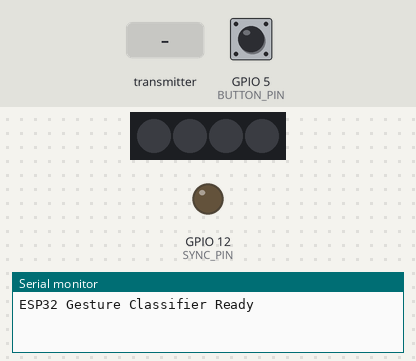
Recording of a sketch running on a simulated ESP32. Parts: 4 RGB LEDs in strip order, left to right, output pins drawn as LEDs (lit = HIGH), the last lines printed to the serial monitor. The inputs (shaded band) are chosen by the test bench; at power-on: GPIO 5 (BUTTON_PIN) LOW. Dim RGB values are drawn brighter than linear.

Above: at 1.2 s.
1.3 s: the transmitter starts sending band1 = 25
At 2.2 s:
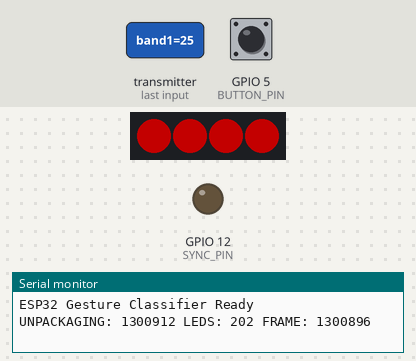
2.8 s: the transmitter starts sending band2 = 50
At 3.3 s:
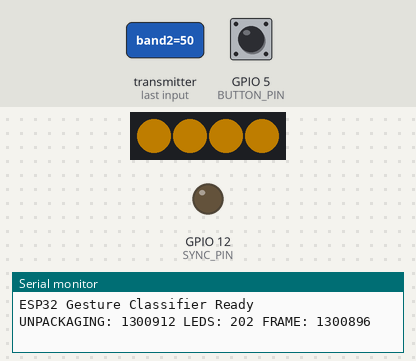
4.3 s: the transmitter starts sending band3 = 100
At 5.7 s:
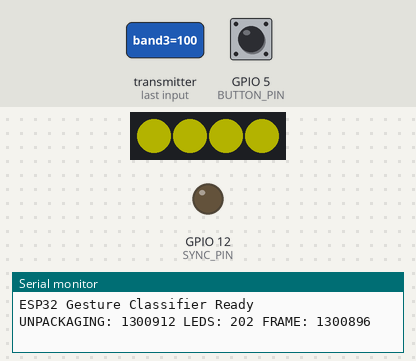
7.4 s: the transmitter starts sending band3 = 0
At 8.0 s:
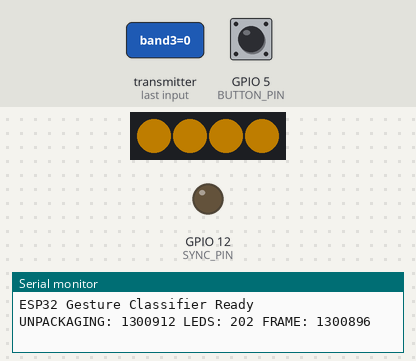
8.9 s: the transmitter starts sending band4 = 100
At 9.2 s:
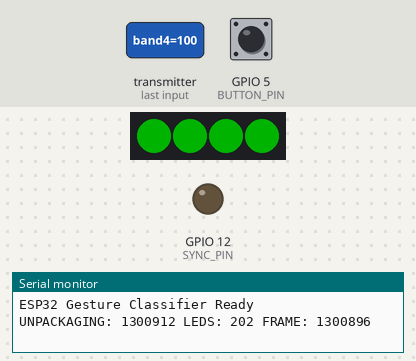
Timing chart, 0 to 11.4 s (numbered marks = the images above; inputs shaded):
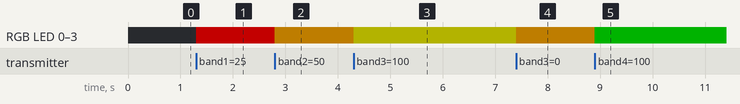

Measured:
- after the input at 1.3 s, RGB LED 0–3: off → RGB(91, 0, 0) at once
- after the input at 2.8 s, RGB LED 0–3: RGB(91, 0, 0) → RGB(81, 53, 0) at once
- after the input at 4.3 s, RGB LED 0–3: RGB(81, 53, 0) → RGB(61, 61, 0) at once
- after the input at 7.4 s, RGB LED 0–3: RGB(61, 61, 0) → RGB(81, 53, 0) at once
- after the input at 8.9 s, RGB LED 0–3: RGB(81, 53, 0) → RGB(0, 61, 0) at once

The sketch:

live_gesture_recognition_v2.ino
```cpp
/* ================= INCLUDES ================= */
#include <Arduino_LSM6DSOX.h>
#include <WiFi.h>
#include <esp_now.h>
#include <Adafruit_NeoPixel.h>
#include "templates/templates_index.h"

/* ================= CONFIG ================= */
#define BUTTON_PIN 5
#define LED_PIN 11
#define SYNC_PIN 12
#define N_SAMPLES 64 * 2
#define AXES 6
#define SAMPLE_DELAY_MS (1000 / N_SAMPLES)

#define DTW_INF 1e30f
#define SIM_THRESHOLD 0.35f

#define LED_COUNT 4

/* ================= STRUCTS ================= */
typedef struct struct_message {
  char gesture[32];
  // unsigned long sendMillis;
  // unsigned long syncMillis;
} struct_message;

typedef struct struct_message_in {
  float band1, band2, band3, band4, band5, band6;
} struct_message_in;

struct GestureTemplate {
  const char* name;
  const float (*data)[AXES];
};

/* ================= GLOBALS ================= */
float live[N_SAMPLES][AXES];
int sampleCount = 0;

uint8_t broadcastAddress[] = {0xB8, 0xF8, 0x62, 0xD5, 0xCD, 0x24};

struct_message myData;
struct_message_in inBands;
esp_now_peer_info_t peerInfo;

GestureTemplate gestures[NUM_GESTURES];
Adafruit_NeoPixel pixels(LED_COUNT, LED_PIN, NEO_GRB + NEO_KHZ800);

unsigned long startOfUnpackaging, startOfLED, ledsOn, frame1, frame2;
bool ifKickOn = false;
bool ifKickOff = true;

/* ================= FORWARD DECLARATIONS ================= */
void OnDataSent(const wifi_tx_info_t *info, esp_now_send_status_t status);
void OnDataRecv(const esp_now_recv_info *info, const uint8_t *incomingData, int len);


void InitWiFi();
void setupTemplates();
void CollectIMU();
void classifyGesture();

float cosineDTW(const float tmpl[N_SAMPLES][AXES]);
static inline float cosineDistance(const float a[AXES], const float b[AXES]);

/* ================= WIFI ================= */
void InitWiFi(){
  WiFi.mode(WIFI_STA);

  if (esp_now_init() != ESP_OK) {
    Serial.println("Error initializing ESP-NOW");
    return;
  }

  esp_now_register_send_cb(OnDataSent);
  esp_now_register_recv_cb(OnDataRecv);

  memcpy(peerInfo.peer_addr, broadcastAddress, 6);
  peerInfo.channel = 1;
  peerInfo.encrypt = false;

  if (esp_now_add_peer(&peerInfo) != ESP_OK){
    Serial.println("Failed to add peer");
    return;
  }
}

void OnDataSent(const wifi_tx_info_t *info, esp_now_send_status_t status) {
  Serial.print("\r\nLast Packet Send Status:\t");
  Serial.println(status == ESP_NOW_SEND_SUCCESS ? "Delivery Success" : "Delivery Fail");
}

void OnDataRecv(const esp_now_recv_info *info, const uint8_t *incomingData, int len) {
  memcpy(&inBands, incomingData, sizeof(inBands));
  // startOfUnpackaging = micros();

  memcpy(&inBands, incomingData, sizeof(inBands));

  // Serial.print(inBands.band1); Serial.print(", ");
  // Serial.print(inBands.band2); Serial.print(", ");
  // Serial.print(inBands.band3); Serial.print(", ");
  // Serial.print(inBands.band4); Serial.print(", ");
  // Serial.print(inBands.band5); Serial.print(", ");
  // Serial.print(inBands.band6); Serial.println("; ");

  if(inBands.band1 > 0 && ifKickOff == true)
  {
    ifKickOn = true;
    ifKickOff = false;
    frame2 = micros() - frame1;
  }
  frame1 = micros();

  if(inBands.band1 == 0)
  {
    ifKickOff = true;
  }

  startOfLED = micros();

  //band1 is the greatest: make it red
  if((inBands.band1 > inBands.band2) && (inBands.band1 > inBands.band3)
     && (inBands.band1 > inBands.band4) && (inBands.band1 > inBands.band5)
     && (inBands.band1 > inBands.band6)) {
      pixels.fill(pixels.Color(255 * inBands.band1, 0, 0), 0, 4);
    }
  //band2 is the greatest: make it arenge
  else if((inBands.band2 > inBands.band1) && (inBands.band2 > inBands.band3)
     && (inBands.band2 > inBands.band4) && (inBands.band2 > inBands.band5)
     && (inBands.band2 > inBands.band6)) {
      pixels.fill(pixels.Color(255 * inBands.band2, 100 * inBands.band2, 0), 0, 4);
    }
  //band 3 is the greatest: make it yellow
  else if((inBands.band3 > inBands.band1) && (inBands.band3 > inBands.band2)
     && (inBands.band3 > inBands.band4) && (inBands.band3 > inBands.band5)
     && (inBands.band3 > inBands.band6)) {
      pixels.fill(pixels.Color(255 * inBands.band3, 255 * inBands.band3, 0), 0, 4);
    }
  //band 4 is the greatest: make it green
  else if((inBands.band4 > inBands.band1) && (inBands.band4 > inBands.band2)
     && (inBands.band4 > inBands.band3) && (inBands.band4 > inBands.band5)
     && (inBands.band4 > inBands.band6)) {
      pixels.fill(pixels.Color(0, 255 * inBands.band4, 0), 0, 4);
    }

  //band 5 is the greatest: make it blue
  else if((inBands.band5 > inBands.band1) && (inBands.band5 > inBands.band2)
     && (inBands.band5 > inBands.band3) && (inBands.band5 > inBands.band4)
     && (inBands.band5 > inBands.band6)) {
      pixels.fill(pixels.Color(0, 0, 255 * inBands.band5), 0, 4);
    }

  //band 6 is the greatest: make it violet
  else if((inBands.band6 > inBands.band1) && (inBands.band6 > inBands.band2)
     && (inBands.band6 > inBands.band3) && (inBands.band6 > inBands.band4)
     && (inBands.band6 > inBands.band5)) {
      pixels.fill(pixels.Color(255 * inBands.band6, 0, 255 * inBands.band6), 0, 4);
    }
  pixels.setBrightness(100);
  pixels.show();

  ledsOn = micros();

  if(ifKickOn == true)
  {

    Serial.println((String) "UNPACKAGING: " +(startOfLED - startOfUnpackaging)+
                            " LEDS: " +(ledsOn - startOfLED)+
                            " FRAME: " +frame2);
    ifKickOn = false;
  }
}


/* ================= TEMPLATE SETUP ================= */
void setupTemplates() {
  for (int i = 0; i < NUM_GESTURES; i++) {
    gestures[i].name = gesture_names[i];
    gestures[i].data = gesture_data[i];
  }
}

/* ================= DTW ================= */
static inline float cosineDistance(
  const float a[AXES],
  const float b[AXES]
) {
  float dot = 0, na = 0, nb = 0;
  for (int j = 0; j < AXES; j++) {
    dot += a[j] * b[j];
    na  += a[j] * a[j];
    nb  += b[j] * b[j];
  }
  if (na <= 0 || nb <= 0) return 1.0f;
  return 1.0f - (dot / (sqrtf(na) * sqrtf(nb)));
}

float cosineDTW(const float tmpl[N_SAMPLES][AXES]) {
  static float dtw[N_SAMPLES + 1][N_SAMPLES + 1];
  int n = sampleCount;
  int m = sampleCount;

  for (int i = 0; i <= n; i++)
    for (int j = 0; j <= m; j++)
      dtw[i][j] = DTW_INF;

  dtw[0][0] = 0;

  for (int i = 1; i <= n; i++) {
    for (int j = 1; j <= m; j++) {
      float cost = cosineDistance(live[i - 1], tmpl[j - 1]);
      float minPrev = min(dtw[i - 1][j], min(dtw[i][j - 1], dtw[i - 1][j - 1]));
      dtw[i][j] = cost + minPrev;
    }
  }
  return dtw[n][m] / (n + m);
}

/* ================= CLASSIFICATION ================= */
void classifyGesture() {
  int bestIdx = -1;
  float bestScore = SIM_THRESHOLD;

  for (int i = 0; i < NUM_GESTURES; i++) {
    float score = cosineDTW(gestures[i].data);
    Serial.print(gestures[i].name);
    Serial.print(" DTW score: ");
    Serial.println(score);

    if (score < bestScore) {
      bestScore = score;
      bestIdx = i;
    }
  }

  if (bestIdx >= 0) {
    strncpy(myData.gesture, gestures[bestIdx].name, sizeof(myData.gesture));
    // myData.sendMillis = millis();
    esp_now_send(broadcastAddress, (uint8_t*)&myData, sizeof(myData));
    Serial.println(gestures[bestIdx].name);
  } else {
    Serial.println("Unknown gesture");
  }
}

/* ================= IMU ================= */
void CollectIMU() {
  static bool buttonWasHigh = false;
  static unsigned long pressStart = 0;

  int buttonState = digitalRead(BUTTON_PIN);

  if (buttonState == HIGH && !buttonWasHigh) {
    // pressStart = millis();
    buttonWasHigh = true;
    sampleCount = 0;
  }

  if (buttonState == HIGH && sampleCount < N_SAMPLES) {
    float ax, ay, az, gx, gy, gz;
    while (!IMU.accelerationAvailable() || !IMU.gyroscopeAvailable()) {}
    IMU.readAcceleration(ax, ay, az);
    IMU.readGyroscope(gx, gy, gz);

    live[sampleCount][0] = ax;
    live[sampleCount][1] = ay;
    live[sampleCount][2] = az;
    live[sampleCount][3] = gx * 0.02f;
    live[sampleCount][4] = gy * 0.02f;
    live[sampleCount][5] = gz * 0.02f;

    sampleCount++;
    delay(SAMPLE_DELAY_MS);
  }

  if (buttonState == LOW && buttonWasHigh) {
    buttonWasHigh = false;
    if (sampleCount > 0) classifyGesture();
  }
}

/* ================= SETUP / LOOP ================= */
void setup() {
  Serial.begin(115200);
  pixels.begin();
  pixels.clear();
  pixels.show();

  pinMode(BUTTON_PIN, INPUT);
  pinMode(SYNC_PIN, OUTPUT);

  setupTemplates();

  if (!IMU.begin()) while (1);

  InitWiFi();
  Serial.println("ESP32 Gesture Classifier Ready");
}

void loop() {
  CollectIMU();
}
```

down_template.h
```cpp
#pragma once

inline constexpr float down_template[64][6] = {
  { -35.410156f, -3.359375f, 91.755371f, 15.454101f, 4.321289f, -3.723145f },
  { -35.472395f, -2.720059f, 87.749813f, 12.670827f, 7.770791f, -3.731916f },
  { -34.879369f, -1.409239f, 84.591720f, 9.508307f, 10.485548f, -4.491131f },
  { -34.497189f, -2.686362f, 75.048270f, 4.198127f, 6.965007f, -4.072737f },
  { -33.622080f, -6.781657f, 67.510880f, 4.301426f, 1.374593f, -4.285507f },
  { -32.911794f, -6.244461f, 66.686651f, 5.825609f, -6.125988f, -3.921354f },
  { -31.907810f, -4.704090f, 67.973923f, 8.489207f, -13.076460f, -3.332120f },
  { -28.942254f, -2.821626f, 70.860502f, 8.155830f, -17.583903f, -1.602203f },
  { -26.645088f, 2.418191f, 72.841413f, 4.016736f, -18.208583f, -2.490165f },
  { -26.152678f, 5.733498f, 72.301939f, 0.787364f, -19.273800f, -6.324856f },
  { -27.136535f, 4.934184f, 70.382140f, 0.437694f, -20.543268f, -9.276923f },
  { -28.245788f, 2.671434f, 69.938408f, 2.247443f, -22.389499f, -11.853428f },
  { -29.093742f, 1.941044f, 68.148613f, 2.619231f, -24.105339f, -13.940953f },
  { -27.829425f, -0.780749f, 64.480062f, 1.001353f, -27.758399f, -15.205854f },
  { -25.183359f, -6.468487f, 63.269720f, 3.269519f, -33.488286f, -17.199284f },
  { -22.310235f, -9.599721f, 67.315042f, 10.327169f, -39.361231f, -17.042675f },
  { -20.360560f, -11.799918f, 69.173271f, 14.568856f, -41.865206f, -14.234894f },
  { -20.114412f, -8.730721f, 68.242990f, 12.255548f, -40.119711f, -8.912654f },
  { -19.268988f, -1.385053f, 61.381343f, 6.101187f, -40.988432f, -5.667104f },
  { -14.601751f, 3.768893f, 53.011478f, 0.011845f, -46.435130f, -7.129267f },
  { -8.381532f, 1.619436f, 52.098752f, 3.356617f, -56.314964f, -9.965283f },
  { -5.686982f, -4.118381f, 57.846934f, 14.467197f, -63.419257f, -12.373762f },
  { -7.916433f, -5.591058f, 64.598638f, 23.147718f, -65.610796f, -9.897984f },
  { -9.093423f, -1.231543f, 63.284622f, 16.532390f, -64.278810f, -4.169056f },
  { -3.392785f, 5.393657f, 58.012996f, 5.582090f, -69.442933f, -2.292345f },
  { 5.055236f, 7.486818f, 56.340573f, 2.714092f, -82.140524f, -6.256459f },
  { 13.156566f, 2.891444f, 68.967984f, 12.825670f, -92.031781f, -12.335289f },
  { 15.406295f, -2.797442f, 90.280226f, 24.216997f, -93.653175f, -13.621277f },
  { 14.587694f, -0.087697f, 98.796458f, 20.229481f, -89.515815f, -9.595156f },
  { 17.708793f, 6.432861f, 98.832621f, 5.398985f, -85.906807f, -6.010447f },
  { 24.981248f, 9.460022f, 103.243955f, 0.055331f, -88.499958f, -7.931806f },
  { 30.778222f, 8.156423f, 111.477391f, 1.991474f, -88.140619f, -14.260399f },
  { 30.124735f, 1.544233f, 120.022615f, 8.761213f, -87.500929f, -19.271145f },
  { 28.129912f, -10.601207f, 125.775979f, 12.748993f, -89.017921f, -16.874956f },
  { 29.135597f, -13.745484f, 138.941865f, 6.583741f, -88.228563f, -8.580614f },
  { 32.739049f, -7.334290f, 153.189732f, 3.129890f, -82.109611f, -2.209633f },
  { 35.609733f, 2.384901f, 159.995788f, -4.294109f, -69.123295f, -3.314951f },
  { 34.086221f, 4.265281f, 160.760991f, -8.282900f, -58.123319f, -7.671224f },
  { 30.495108f, -0.406081f, 148.621239f, -7.498155f, -53.288808f, -11.456530f },
  { 30.125520f, -4.805328f, 142.825423f, -7.177075f, -53.932735f, -13.833024f },
  { 31.334894f, -8.847442f, 153.030150f, -6.348253f, -53.326497f, -17.314647f },
  { 30.950775f, -13.817568f, 163.138190f, -5.230426f, -45.599796f, -20.641250f },
  { 30.392690f, -17.225487f, 171.085520f, -0.798073f, -31.270484f, -24.860595f },
  { 28.766517f, -19.975764f, 171.435315f, 4.498781f, -12.919983f, -29.889754f },
  { 26.323029f, -24.011036f, 165.574822f, 2.448462f, 3.501128f, -35.067689f },
  { 24.848365f, -29.319613f, 164.016768f, -1.129008f, 18.707689f, -41.097274f },
  { 22.983585f, -37.313491f, 163.907244f, -5.241965f, 36.449268f, -47.814513f },
  { 19.817807f, -46.008843f, 161.318243f, -9.555481f, 53.966750f, -53.138880f },
  { 15.315269f, -53.529961f, 153.085518f, -15.149032f, 71.161792f, -57.736123f },
  { 10.536414f, -60.786978f, 143.379482f, -21.148183f, 88.512148f, -62.374913f },
  { 5.757560f, -68.043996f, 133.673446f, -27.147333f, 105.862504f, -67.013703f },
  { 0.978706f, -75.301014f, 123.967410f, -33.146483f, 123.212860f, -71.652493f },
  { -3.800148f, -82.558032f, 114.261374f, -39.145634f, 140.563216f, -76.291282f },
  { -8.579002f, -89.815050f, 104.555338f, -45.144784f, 157.913571f, -80.930072f },
  { -13.357857f, -97.072068f, 94.849302f, -51.143934f, 175.263927f, -85.568862f },
  { -18.136711f, -104.329086f, 85.143266f, -57.143085f, 192.614283f, -90.207652f },
  { -22.915565f, -111.586103f, 75.437229f, -63.142235f, 209.964639f, -94.846441f },
  { -27.694419f, -118.843121f, 65.731193f, -69.141385f, 227.314995f, -99.485231f },
  { -32.473273f, -126.100139f, 56.025157f, -75.140535f, 244.665350f, -104.124021f },
  { -37.252128f, -133.357157f, 46.319121f, -81.139686f, 262.015706f, -108.762811f },
  { -42.030982f, -140.614175f, 36.613085f, -87.138836f, 279.366062f, -113.401600f },
  { -46.809836f, -147.871193f, 26.907049f, -93.137986f, 296.716418f, -118.040390f },
  { -51.588690f, -155.128211f, 17.201013f, -99.137137f, 314.066774f, -122.679180f },
  { -56.367544f, -162.385228f, 7.494976f, -105.136287f, 331.417130f, -127.317969f },
};
```

templates_index.h
```cpp
#pragma once

#include "down_template.h"
#include "left_template.h"
#include "right_template.h"
#include "up_template.h"

inline constexpr int NUM_GESTURES = 4;

inline constexpr const char* gesture_names[NUM_GESTURES] = {
  "Down",
  "Left",
  "Right",
  "Up",
};

inline constexpr const float (*gesture_data[NUM_GESTURES])[6] = {
  down_template,
  left_template,
  right_template,
  up_template,
};
```

Source omitted: left_template.h (5111 bytes), right_template.h (5126 bytes), up_template.h (5120 bytes)
